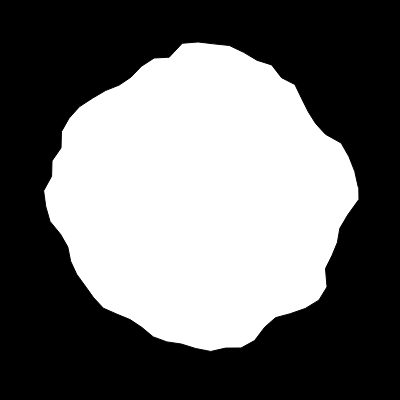
Frame 1 (no input)
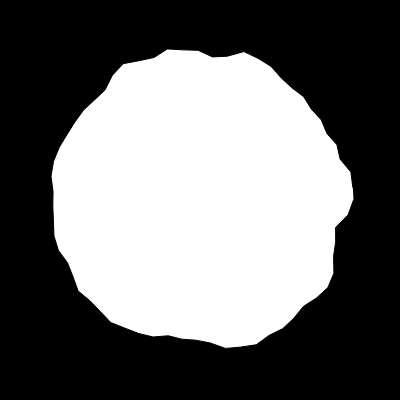
Frame 60 (no input)
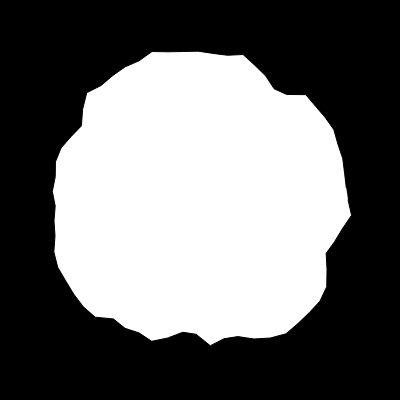
Frame 120 (the mouse pressed at the canvas centre since frame 60)

The p5.js sketch that drew these frames (run headless with seeded random() and noise() and a simulated clock; from frame 60 on, the mouse is pressed at the canvas centre):

// p5.js sketch
// ── sketch.js
// Daniel Shiffman
// http://codingtra.in
// http://patreon.com/codingtrain
// Code for this video: https://youtu.be/Cl_Gjj80gPE
//coding ch #36

var yoff = 0.0;

function setup() {
	createCanvas(400, 400);
}

function draw() {
	background(0);

	translate(width / 2, height / 2);// para centrarlo

	var radius = 150;

	beginShape();
	var xoff = 0;
	for (var a = 0; a < TWO_PI; a += 0.1) {
		var offset = map(noise(xoff, yoff), 0, 1, -25, 25);
		var r = radius + offset;
		var x = r * cos(a);
		var y = r * sin(a);
		vertex(x, y);
		xoff += 0.3;
		//ellipse(x, y, 4, 4);
	}
	endShape();

	yoff += 0.01;
}
// ── blob.js
//blob
